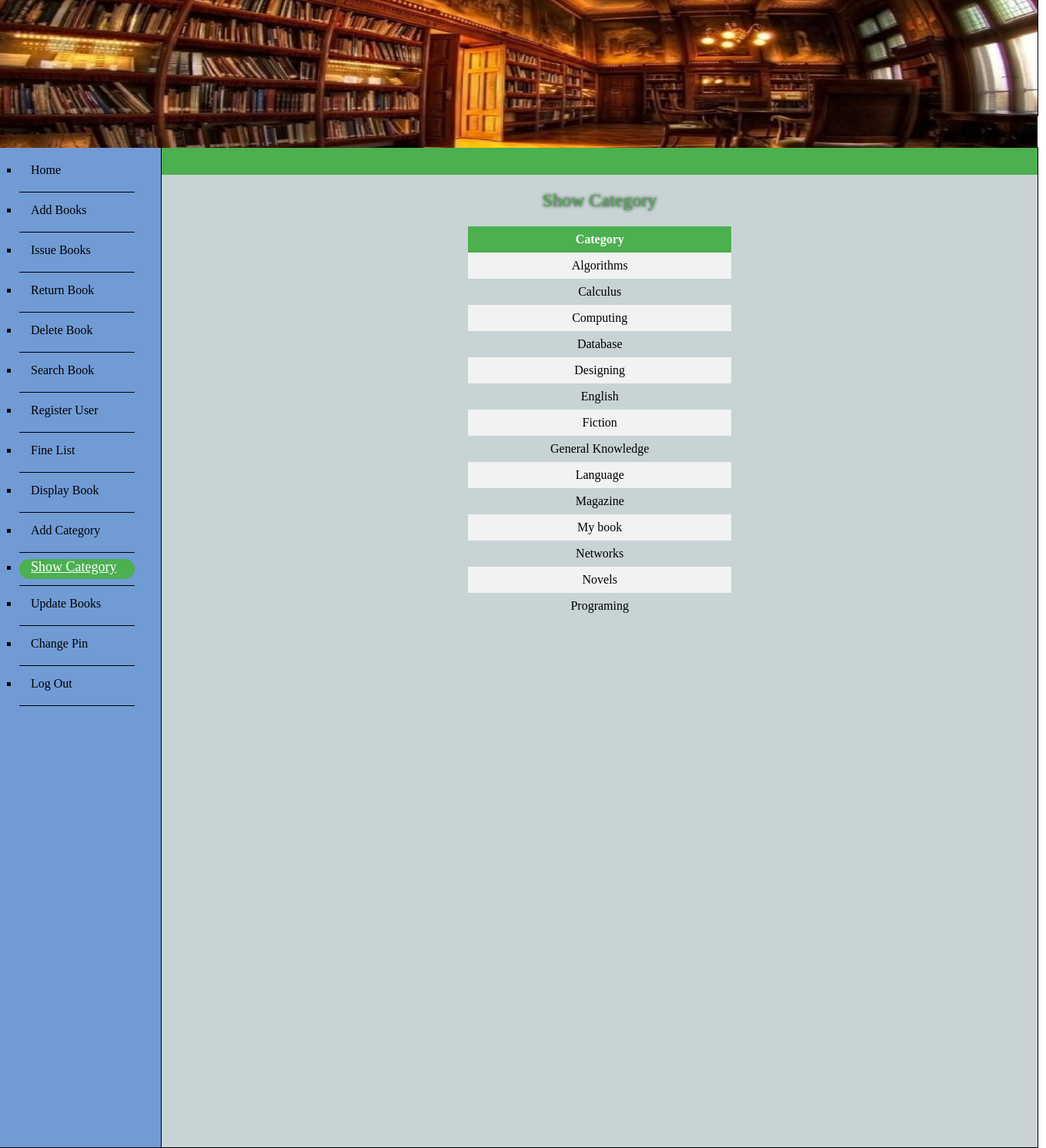
/project/show_category.php, run on the app's committed database.
### tables this page shows
CREATE TABLE IF NOT EXISTS `category` (
  `category_id` int(11) NOT NULL AUTO_INCREMENT,
  `category_type` varchar(80) NOT NULL,
  PRIMARY KEY (`category_id`),
  UNIQUE KEY `category_type` (`category_type`)
);

### project/show_category.php (the view, shortened to what this page needs)
<?php
require_once("connection.php");
	$query="select category_type
			from category;";
	$result = mysqli_query($connection,$query);
?>
<html>
<head>
	<link rel="stylesheet" type="text/css" href="adminstyle.css">
	<link rel="stylesheet" type="text/css" href="issue_book.css">
	<link rel="stylesheet" type="text/css" href="category_table.css">
</head>
<body>
<div class="main">
		<div id="banner">
			<img src="banner.jpg" width="100%" height="192"/>
		</div>
		<div id="sidelinks" >
			<ul>
				<div class="button"> <li>  <a  class="ban" href="admin.php" >  Home </a> </div>
				<hr align="left" width=80% size=1 color="black">
				<div class="button"> <li>  <a  class="ban" href="add_book.php" >  Add Books </a> </div>
				<hr align="left" width=80% size=1 color="black">
				<div class="button"> <li>  <a class="ban" href="issue_book.php"> Issue Books </a> </div>
				<hr align="left" width=80% size=1 color="black">
				<div class="button"> <li>  <a  class="ban" href="return_book.php"> Return Book </a> </div>
				<hr align="left" width=80% size=1 color="black">
				<div class="button"> <li>  <a class="ban" href="delete_book.php"> Delete Book </a></div>
				<hr align="left" width=80% size=1 color="black">
				<div class="button"> <li>  <a class="ban" href="search_book.php"> Search Book </a></div>
				<hr align="left" width=80% size=1 color="black">
				<div class="button"> <li>  <a class="ban" href="register_user.php"> Register User </a></div>
				<hr align="left" width=80% size=1 color="black">
				<div class="button"> <li>  <a class="ban" href="fine_list.php"> Fine List </a> </div>
				<hr align="left" width=80% size=1 color="black">
				<div class="button"> <li>  <a  class="ban" href="display_book.php"> Display Book </a></div>
				<hr align="left" width=80% size=1 color="black">
				<div class="button"> <li>  <a class="ban" href="add_category.php"> Add Category </a></div>
				<hr align="left" width=80% size=1 color="black">
				<div class="button"> <li>  <a class="active" class="ban" href="show_category.php"> Show Category </a></div>
				<hr align="left" width=80% size=1 color="black">
					<div class="button"> <li>  <a  class="ban" href="update_book.php" >  Update Books </a> </div>
				<hr align="left" width=80% size=1 color="black">
				<div class="button"> <li>  <a class="ban" href="change_admin_pin.php"> Change Pin </a></div>
				<hr align="left" width=80% size=1 color="black">
				<div class="button"> <li>  <a class="ban" href="login.php"> Log Out </a></div>
				<hr align="left" width=80% size=1 color="black">
			</ul>
		</div>
		<div id="content">
				<div class="log">
			</div>
			<h2 style="text-shadow: 0 0 4px black; color:#4CAF50;  text-align:center; text-decoration:blink; font:18pt Impact; ">
				Show Category
			</h2>
			<table align="center">
					<tr>
						<th>Category</th>
					</tr>
		<?php
		while($category = mysqli_fetch_assoc ($result))
		{
		?>
					<tr>
						<td><?php echo ucfirst($category["category_type"])?></td>
					</tr>
		<?php
		}
		?>
			</table>
		</div>
</div>
</body>
</html>

### project/adminstyle.css (style rules this page uses)
.main { position:relative; width:1263px; height:1000px; border:1px solid black; margin-left:-10px; margin-right:0px; }
#banner { position:absolute; margin-top:-10px; border:1px solid black; width:1347.9px; height:150px; }
#sidelinks { background-color:rgb(113, 155, 213); margin-top:180px; postion:absolute; width:210px; height:1300px; border:1px solid black; }
#content { background-color:rgb(200, 211, 213); margin-left:210px; margin-top:-1300px; border:1px solid black; width:1138.4px; height:1298px; }
ul { margin-left:25px; padding:0px; list-style:square; }
.ban { cursor:hand; width:120px; height:30px; text-decoration:none; color:black; line-height:30px; }
li a { display: block; background-color:rgb(113, 155, 213); padding-top: 0px; padding-right: 15px; padding-bottom: 5px; padding-left: 15px; }
li a.active { background-color: #4CAF50; color: white; width:120px; font-size:18px; padding-top: 0px; padding-right: 15px; padding-bottom: 5px; padding-left: 15px; border-radius: 15px; }
.button { display: inline-block; -webkit-transition-duration: 0.3s; transition-duration: 0.3s; }
.log { background-color: #4CAF50; width:1138.4px; height:35px; }

### project/category_table.css (style rules this page uses)
table { border-collapse: collapse; width: 30%; }
th, td { text-align: center; padding: 8px; }
tr:nth-child(even) { background-color: #f2f2f2 }
th { background-color: #4CAF50; color: white; }

### data on the page
category: category_type "Algorithms"
category: category_type "Calculus"
category: category_type "Computing"
category: category_type "Database"
category: category_type "Designing"
category: category_type "English"
category: category_type "Fiction"
category: category_type "General Knowledge"
category: category_type "Language"
category: category_type "Magazine"
category: category_type "My book"
category: category_type "Networks"
category: category_type "Novels"
category: category_type "Programing"
